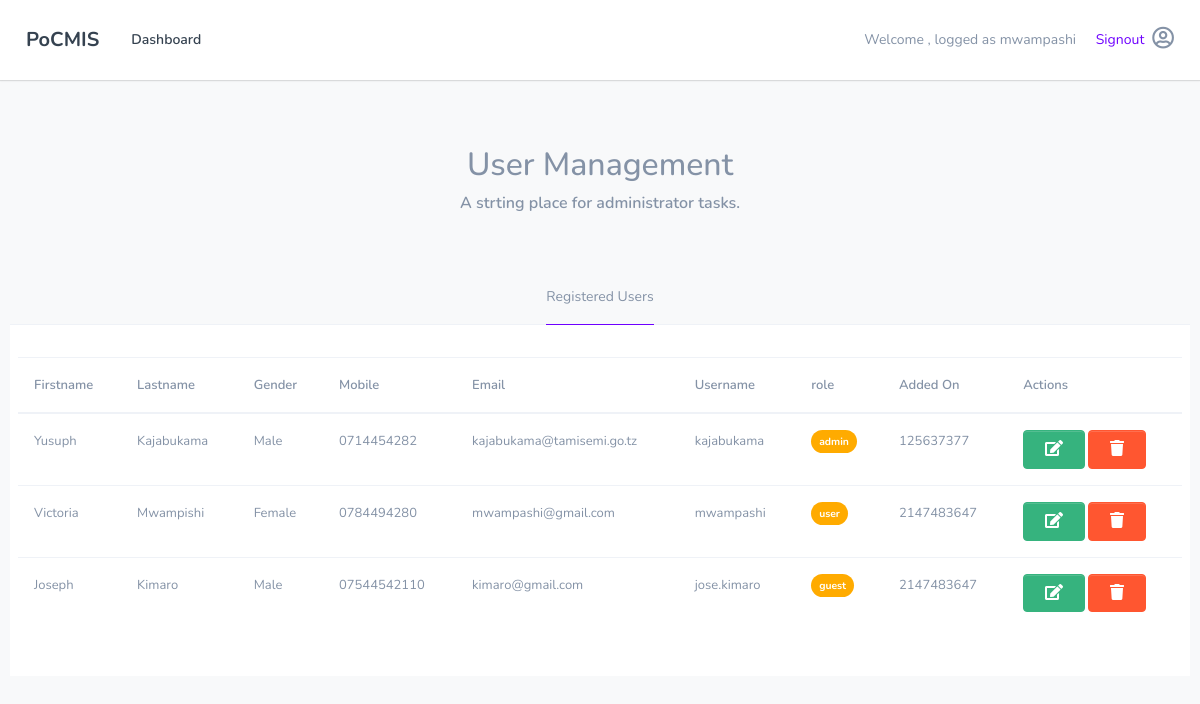
/admin/manage_users.php (signed in), run on the app's committed database.
### tables this page shows
CREATE TABLE `tbl_users`(
	id INT(11) NOT NULL AUTO_INCREMENT PRIMARY KEY,
	stationId INT(11)NOT NULL,
	firstname VARCHAR(100) NOT NULL,
	lastname VARCHAR(100) NOT NULL,
	gender VARCHAR(10)NOT NULL,
	mobile VARCHAR(12)NOT NULL,
	email VARCHAR(100)NOT NULL,
	username VARCHAR(100) NOT NULL,
	password VARCHAR(62) NOT NULL,
	role VARCHAR(10) NOT NULL default 'admin',
	active INT(2) NOT NULL default 1,
	createdAt INT(11) default 0
)AUTO_INCREMENT=100200;

### includes/functions.php (called while the page is built, shortened)
<?php
	function getUser($connection, $userid){
		$query = "SELECT * FROM ".TBL_USER." WHERE id = ?";
		$stmt = $connection->prepare($query);
		$stmt->bind_param("s", $userid);
		$stmt->execute();
		$result = $stmt->get_result();
		$user = $result->fetch_assoc();
		return $user;
	}
	function get_users_By_station($connection, $stationId){
		$query = "SELECT * FROM ".TBL_USER." WHERE stationId = ?";
		$stmt = $connection->prepare($query);
		$stmt->bind_param("s", $stationId);
		$stmt->execute();
		$result = $stmt->get_result();
		$users = $result->fetch_all(MYSQLI_ASSOC);
		return $users;
	}

### admin/manage_users.php (the view, shortened to what this page needs)
<?php
	require_once('../database/connection.php');
	require_once('../includes/functions.php');
	$instance = openConnection();
	$user = getUser($instance, $_SESSION['userId']);
	$username = $user['username'];
	$stationId = $user['stationId'];
	$users = get_users_By_station($instance, $stationId);
?>
<!DOCTYPE html>
<html lang="en">
<head>
	<link rel="stylesheet" href="../assets/css/bootstrap.min.css">
	<link rel="stylesheet" href="../assets/css/all.min.css">
	<link rel="stylesheet" href="../assets/css/default.css">
</head>
<body>
	<?php require_once('../partials/navbar.php'); ?>
	<div class="container space-top">
		<div class="row">
			<div class="col-md-12 text-center">
				<h2 class="text-muted">User Management</h2>
				<h6 class="text-muted">A strting place for administrator tasks.</h6>
			</div>
		</div>
		<div class="row d-flex justify-content-center mt-5">
			<div class="col-md-12">
				<ul class="nav nav-tabs justify-content-center" id="myTab" role="tablist">
					  <li class="nav-item">
					    <a class="nav-link active" id="home-tab" data-toggle="tab" href="#home" role="tab" aria-controls="home" aria-selected="true">Registered  Users</a>
					  </li>
					</ul>
					<div class="tab-content" id="myTabContent">
					  <div class="tab-pane fade show active" id="home" role="tabpanel" aria-labelledby="home-tab">
					  	<table class="table">
						  <head>
						    <tr>
						      <th>Firstname</th>
						      <th>Lastname</th>
						      <th>Gender</th>
						      <th>Mobile</th>
						      <th>Email</th>
						      <th>Username</th>
						      <th>role</th>
						      <th>Added On</th>
						      <th>Actions</th>
						    </tr>
						  </head>
						  <tbody>
						    <?php  foreach($users as $user): ?>
						    	<tr>
								   <td><?php echo $user['firstname']; ?></td>
								   <td><?php echo $user['lastname']; ?></td>
								   <td><?php echo $user['gender']; ?></td>
								   <td><?php echo $user['mobile']; ?></td>
								   <td><?php echo $user['email']; ?></td>
								   <td><?php echo $user['username']; ?></td>
								   <td><span class="badge badge-warning">
								   	<?php echo $user['role'];?></span>
								   </td>
								   <td><?php echo $user['createdAt'];?></td>
								   <td>
								   	<span>
								   		<a href="edit_user.php?id=<?php echo $user['id']; ?>" class="btn btn-success"><i class="fas fa-edit"></i>
								   		</a>
								   	</span>
								   	<span>
								   		<a href="delete_user.php?id=<?php echo $user['id']; ?>" class="btn btn-danger"><i class="fas fa-trash"></i>
								   		</a>
								   	</span>
								   </td>
								</tr>
						    <?php endforeach; ?>
						  </tbody>
						</table>
					  </div>
					</div>
			</div>
		</div>
	</div>
</body>
</html>

### partials/navbar.php
<nav class="navbar navbar-expand-lg navbar-light bg-light">
  <div class="container">
  	<a class="navbar-brand" href="#">PoCMIS</a>
	  <div class="collapse navbar-collapse" id="navbarSupportedContent">
	    <ul class="navbar-nav mr-auto">
	      <li class="nav-item active"><a class="nav-link" href="#">Dashboard</a></li>
	    </ul>
	    <span class="text-muted">
	    	<?php
		    	echo "Welcome , logged as ".$username . " <a class='ml-3' href='../logout.php?value=logout'>Signout</a> ";
		    ?>
	    </span>
	    <span class="ml-2"><i class="far fa-user-circle medium"></i></span>
	  </div>
  </div>
</nav>

### assets/css/default.css (style rules this page uses)
body { background-color: #f8f9fa !important; font-size: 14px!important; }
.btn { padding: 0.4rem 1.3rem !important; }
.badge { border-radius: 6rem !important; }
.space-top { margin-top: 4rem !important; }
.medium { font-size: 1.4rem !important; }
.navbar-brand { font-weight: 700 !important; }
.navbar { background-color: #fff !important; padding: 1rem 1rem !important; box-shadow: 0 1px 2px rgba(0,0,0,0.0576), 0 1px 1px rgba(0,0,0,0.09); transition: all 0.3s cubic-bezier(.25,.8,.25,1); }
.tab-content { padding: 2rem 0.5rem !important; background-color: #ffffff !important; }

### data on the page
tbl_users: username "mwampashi", firstname "Victoria", lastname "Mwampishi", gender "Female", mobile "0784494280", email "mwampashi@gmail.com", role "user", createdAt "2147483647"
tbl_users: firstname "Yusuph", lastname "Kajabukama", gender "Male", mobile "0714454282", email "kajabukama@tamisemi.go.tz", username "kajabukama", role "admin", createdAt "125637377"
tbl_users: firstname "Joseph", lastname "Kimaro", gender "Male", mobile "07544542110", email "kimaro@gmail.com", username "jose.kimaro", role "guest", createdAt "2147483647"
